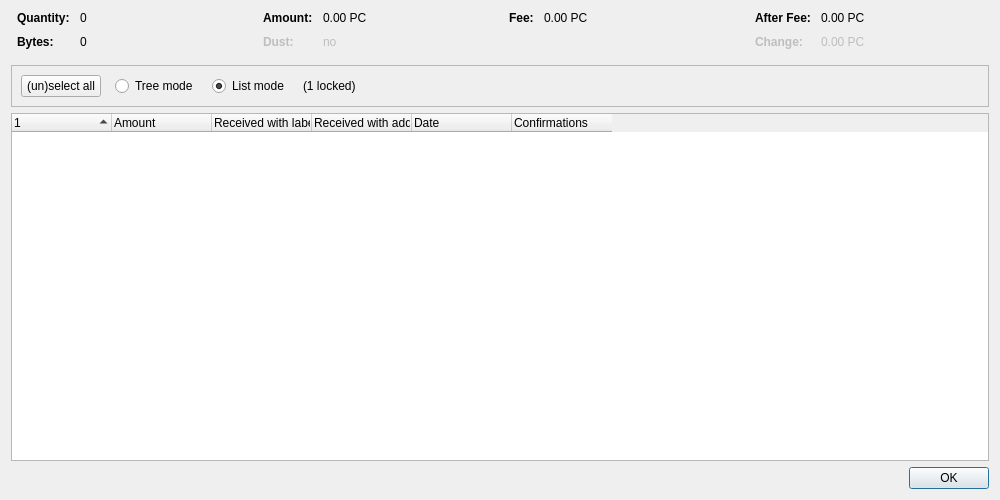
<?xml version="1.0" encoding="UTF-8"?>
<ui version="4.0">
 <class>CoinControlDialog</class>
 <widget class="QDialog" name="CoinControlDialog">
  <property name="geometry">
   <rect>
    <x>0</x>
    <y>0</y>
    <width>1000</width>
    <height>500</height>
   </rect>
  </property>
  <property name="windowTitle">
   <string>Coin Selection</string>
  </property>
  <layout class="QVBoxLayout" name="verticalLayout">
   <item>
    <layout class="QHBoxLayout" name="horizontalLayoutTop" stretch="0,0,0,0">
     <property name="topMargin">
      <number>0</number>
     </property>
     <property name="bottomMargin">
      <number>10</number>
     </property>
     <item>
      <layout class="QFormLayout" name="formLayoutCoinControl1">
       <property name="horizontalSpacing">
        <number>10</number>
       </property>
       <property name="verticalSpacing">
        <number>10</number>
       </property>
       <property name="leftMargin">
        <number>6</number>
       </property>
       <property name="rightMargin">
        <number>6</number>
       </property>
       <item row="0" column="0">
        <widget class="QLabel" name="labelCoinControlQuantityText">
         <property name="font">
          <font>
           <weight>75</weight>
           <bold>true</bold>
          </font>
         </property>
         <property name="text">
          <string>Quantity:</string>
         </property>
        </widget>
       </item>
       <item row="0" column="1">
        <widget class="QLabel" name="labelCoinControlQuantity">
         <property name="cursor">
          <cursorShape>IBeamCursor</cursorShape>
         </property>
         <property name="contextMenuPolicy">
          <enum>Qt::ActionsContextMenu</enum>
         </property>
         <property name="text">
          <string notr="true">0</string>
         </property>
         <property name="textInteractionFlags">
          <set>Qt::LinksAccessibleByMouse|Qt::TextSelectableByKeyboard|Qt::TextSelectableByMouse</set>
         </property>
        </widget>
       </item>
       <item row="1" column="0">
        <widget class="QLabel" name="labelCoinControlBytesText">
         <property name="font">
          <font>
           <weight>75</weight>
           <bold>true</bold>
          </font>
         </property>
         <property name="text">
          <string>Bytes:</string>
         </property>
        </widget>
       </item>
       <item row="1" column="1">
        <widget class="QLabel" name="labelCoinControlBytes">
         <property name="cursor">
          <cursorShape>IBeamCursor</cursorShape>
         </property>
         <property name="contextMenuPolicy">
          <enum>Qt::ActionsContextMenu</enum>
         </property>
         <property name="text">
          <string notr="true">0</string>
         </property>
         <property name="textInteractionFlags">
          <set>Qt::LinksAccessibleByMouse|Qt::TextSelectableByKeyboard|Qt::TextSelectableByMouse</set>
         </property>
        </widget>
       </item>
      </layout>
     </item>
     <item>
      <layout class="QFormLayout" name="formLayoutCoinControl2">
       <property name="horizontalSpacing">
        <number>10</number>
       </property>
       <property name="verticalSpacing">
        <number>10</number>
       </property>
       <property name="leftMargin">
        <number>6</number>
       </property>
       <property name="rightMargin">
        <number>6</number>
       </property>
       <item row="0" column="0">
        <widget class="QLabel" name="labelCoinControlAmountText">
         <property name="font">
          <font>
           <weight>75</weight>
           <bold>true</bold>
          </font>
         </property>
         <property name="text">
          <string>Amount:</string>
         </property>
        </widget>
       </item>
       <item row="0" column="1">
        <widget class="QLabel" name="labelCoinControlAmount">
         <property name="cursor">
          <cursorShape>IBeamCursor</cursorShape>
         </property>
         <property name="contextMenuPolicy">
          <enum>Qt::ActionsContextMenu</enum>
         </property>
         <property name="text">
          <string notr="true">0.00 PC</string>
         </property>
         <property name="textInteractionFlags">
          <set>Qt::LinksAccessibleByMouse|Qt::TextSelectableByKeyboard|Qt::TextSelectableByMouse</set>
         </property>
        </widget>
       </item>
       <item row="1" column="0">
        <widget class="QLabel" name="labelCoinControlLowOutputText">
         <property name="enabled">
          <bool>false</bool>
         </property>
         <property name="font">
          <font>
           <weight>75</weight>
           <bold>true</bold>
          </font>
         </property>
         <property name="text">
          <string>Dust:</string>
         </property>
        </widget>
       </item>
       <item row="1" column="1">
        <widget class="QLabel" name="labelCoinControlLowOutput">
         <property name="enabled">
          <bool>false</bool>
         </property>
         <property name="cursor">
          <cursorShape>IBeamCursor</cursorShape>
         </property>
         <property name="contextMenuPolicy">
          <enum>Qt::ActionsContextMenu</enum>
         </property>
         <property name="text">
          <string notr="true">no</string>
         </property>
         <property name="textInteractionFlags">
          <set>Qt::LinksAccessibleByMouse|Qt::TextSelectableByKeyboard|Qt::TextSelectableByMouse</set>
         </property>
        </widget>
       </item>
      </layout>
     </item>
     <item>
      <layout class="QFormLayout" name="formLayoutCoinControl3">
       <property name="horizontalSpacing">
        <number>10</number>
       </property>
       <property name="verticalSpacing">
        <number>10</number>
       </property>
       <property name="leftMargin">
        <number>6</number>
       </property>
       <property name="rightMargin">
        <number>6</number>
       </property>
       <item row="0" column="0">
        <widget class="QLabel" name="labelCoinControlFeeText">
         <property name="font">
          <font>
           <weight>75</weight>
           <bold>true</bold>
          </font>
         </property>
         <property name="text">
          <string>Fee:</string>
         </property>
        </widget>
       </item>
       <item row="0" column="1">
        <widget class="QLabel" name="labelCoinControlFee">
         <property name="cursor">
          <cursorShape>IBeamCursor</cursorShape>
         </property>
         <property name="contextMenuPolicy">
          <enum>Qt::ActionsContextMenu</enum>
         </property>
         <property name="text">
          <string notr="true">0.00 PC</string>
         </property>
         <property name="textInteractionFlags">
          <set>Qt::LinksAccessibleByMouse|Qt::TextSelectableByKeyboard|Qt::TextSelectableByMouse</set>
         </property>
        </widget>
       </item>
      </layout>
     </item>
     <item>
      <layout class="QFormLayout" name="formLayoutCoinControl4">
       <property name="horizontalSpacing">
        <number>10</number>
       </property>
       <property name="verticalSpacing">
        <number>10</number>
       </property>
       <property name="leftMargin">
        <number>6</number>
       </property>
       <property name="rightMargin">
        <number>6</number>
       </property>
       <item row="0" column="0">
        <widget class="QLabel" name="labelCoinControlAfterFeeText">
         <property name="font">
          <font>
           <weight>75</weight>
           <bold>true</bold>
          </font>
         </property>
         <property name="text">
          <string>After Fee:</string>
         </property>
        </widget>
       </item>
       <item row="0" column="1">
        <widget class="QLabel" name="labelCoinControlAfterFee">
         <property name="cursor">
          <cursorShape>IBeamCursor</cursorShape>
         </property>
         <property name="contextMenuPolicy">
          <enum>Qt::ActionsContextMenu</enum>
         </property>
         <property name="text">
          <string notr="true">0.00 PC</string>
         </property>
         <property name="textInteractionFlags">
          <set>Qt::LinksAccessibleByMouse|Qt::TextSelectableByKeyboard|Qt::TextSelectableByMouse</set>
         </property>
        </widget>
       </item>
       <item row="1" column="0">
        <widget class="QLabel" name="labelCoinControlChangeText">
         <property name="enabled">
          <bool>false</bool>
         </property>
         <property name="font">
          <font>
           <weight>75</weight>
           <bold>true</bold>
          </font>
         </property>
         <property name="text">
          <string>Change:</string>
         </property>
        </widget>
       </item>
       <item row="1" column="1">
        <widget class="QLabel" name="labelCoinControlChange">
         <property name="enabled">
          <bool>false</bool>
         </property>
         <property name="cursor">
          <cursorShape>IBeamCursor</cursorShape>
         </property>
         <property name="contextMenuPolicy">
          <enum>Qt::ActionsContextMenu</enum>
         </property>
         <property name="text">
          <string notr="true">0.00 PC</string>
         </property>
         <property name="textInteractionFlags">
          <set>Qt::LinksAccessibleByMouse|Qt::TextSelectableByKeyboard|Qt::TextSelectableByMouse</set>
         </property>
        </widget>
       </item>
      </layout>
     </item>
    </layout>
   </item>
   <item>
    <widget class="QFrame" name="frame">
     <property name="minimumSize">
      <size>
       <width>0</width>
       <height>40</height>
      </size>
     </property>
     <property name="frameShape">
      <enum>QFrame::StyledPanel</enum>
     </property>
     <property name="frameShadow">
      <enum>QFrame::Sunken</enum>
     </property>
     <layout class="QHBoxLayout" name="horizontalLayout">
      <item>
       <layout class="QHBoxLayout" name="horizontalLayoutPanel" stretch="0,0,0,0,0">
        <property name="spacing">
         <number>14</number>
        </property>
        <item>
         <widget class="QPushButton" name="pushButtonSelectAll">
          <property name="sizePolicy">
           <sizepolicy hsizetype="Maximum" vsizetype="Fixed">
            <horstretch>0</horstretch>
            <verstretch>0</verstretch>
           </sizepolicy>
          </property>
          <property name="text">
           <string>(un)select all</string>
          </property>
          <property name="autoDefault">
           <bool>false</bool>
          </property>
         </widget>
        </item>
        <item>
         <widget class="QRadioButton" name="radioTreeMode">
          <property name="sizePolicy">
           <sizepolicy hsizetype="Maximum" vsizetype="Fixed">
            <horstretch>0</horstretch>
            <verstretch>0</verstretch>
           </sizepolicy>
          </property>
          <property name="text">
           <string>Tree mode</string>
          </property>
         </widget>
        </item>
        <item>
         <widget class="QRadioButton" name="radioListMode">
          <property name="sizePolicy">
           <sizepolicy hsizetype="Maximum" vsizetype="Fixed">
            <horstretch>0</horstretch>
            <verstretch>0</verstretch>
           </sizepolicy>
          </property>
          <property name="text">
           <string>List mode</string>
          </property>
          <property name="checked">
           <bool>true</bool>
          </property>
         </widget>
        </item>
        <item>
         <widget class="QLabel" name="labelLocked">
          <property name="text">
           <string notr="true">(1 locked)</string>
          </property>
         </widget>
        </item>
        <item>
         <spacer name="horizontalSpacer">
          <property name="orientation">
           <enum>Qt::Horizontal</enum>
          </property>
          <property name="sizeHint" stdset="0">
           <size>
            <width>40</width>
            <height>20</height>
           </size>
          </property>
         </spacer>
        </item>
       </layout>
      </item>
     </layout>
    </widget>
   </item>
   <item>
    <widget class="CoinControlTreeWidget" name="treeWidget">
     <property name="contextMenuPolicy">
      <enum>Qt::CustomContextMenu</enum>
     </property>
     <property name="sortingEnabled">
      <bool>false</bool>
     </property>
     <property name="columnCount">
      <number>6</number>
     </property>
     <attribute name="headerShowSortIndicator" stdset="0">
      <bool>true</bool>
     </attribute>
     <attribute name="headerStretchLastSection">
      <bool>false</bool>
     </attribute>
     <column>
      <property name="text">
       <string/>
      </property>
     </column>
     <column>
      <property name="text">
       <string>Amount</string>
      </property>
     </column>
     <column>
      <property name="text">
       <string>Received with label</string>
      </property>
     </column>
     <column>
      <property name="text">
       <string>Received with address</string>
      </property>
     </column>
     <column>
      <property name="text">
       <string>Date</string>
      </property>
     </column>
     <column>
      <property name="text">
       <string>Confirmations</string>
      </property>
      <property name="toolTip">
       <string>Confirmed</string>
      </property>
     </column>
     <column>
      <property name="text">
       <string/>
      </property>
     </column>
     <column>
      <property name="text">
       <string/>
      </property>
     </column>
     <column>
      <property name="text">
       <string/>
      </property>
     </column>
     <column>
      <property name="text">
       <string/>
      </property>
     </column>
    </widget>
   </item>
   <item>
    <widget class="QDialogButtonBox" name="buttonBox">
     <property name="orientation">
      <enum>Qt::Horizontal</enum>
     </property>
     <property name="standardButtons">
      <set>QDialogButtonBox::Ok</set>
     </property>
    </widget>
   </item>
  </layout>
 </widget>
 <customwidgets>
  <customwidget>
   <class>CoinControlTreeWidget</class>
   <extends>QTreeWidget</extends>
   <header>qt/coincontroltreewidget.h</header>
  </customwidget>
 </customwidgets>
 <resources/>
 <connections/>
</ui>
